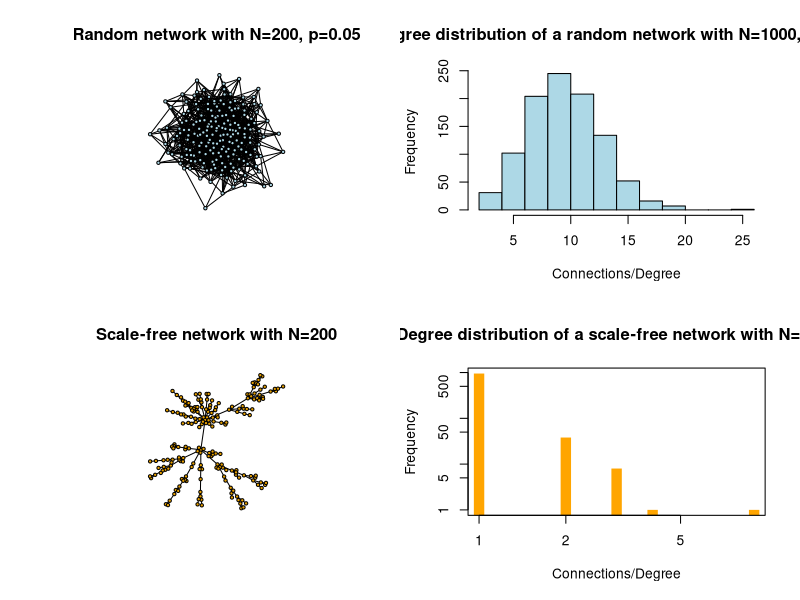

This figure's R source: (Note: this script raises an error after producing the figure.)
############################################################
##a script to make and plot some 
##written by Andreas Handel (ahandel@uga.edu), last change 10/25/16
############################################################
rm(list=ls()) #this clears the workspace to make sure no leftover variables are floating around. Not strictly needed
graphics.off(); #close all graphics windows
library(igraph)  #package that provides most of the graph/network functionality used here


#do a 4-panel plot
par(mfrow=c(2,2))

###################################################################
#random/Erdos-Renyi network
###################################################################
ER1 = erdos.renyi.game(200,0.05,type="gnp") #a random network with 100 nodes, 500 edges 
plot(ER1, vertex.label = NA, vertex.size = 5, edge.width=1, edge.color='black', vertex.color='lightblue',main='Random network with N=200, p=0.05') #plot network/graph

ER2 = erdos.renyi.game(1000,0.01,type="gnp") #a random network with 1000 nodes, 5000 edges - too big to plot, but decent size for calculating various metrics
ddrg=degree(ER2) #distribution of edges/connections/contacts for each vertex/node/person 
hist(ddrg,xlab='Connections/Degree',ylab='Frequency', freq = TRUE, main='Degree distribution of a random network with N=1000, p=0.01', col = 'lightblue')
cat("plot of degree distribution for a 1000 node random network \n")
cat("press `c' to continue \n")
#browser()

r1=graph.density(ER2) #The density of a graph is the ratio of the number of edges and the number of possible edges
r2=diameter(ER2) #The diameter of a graph is the length of the longest geodesic 
r3=radius(ER2) #The smallest eccentricity in a graph is called its radius 
r4=average.path.length(ER2) #average path length between nodes
r5=assortativity.degree(ER2,directed=FALSE) #The assortativity coeffcient is positive if similar vertices (based on some external property) tend to connect to each, and negative otherwise
r6=clique.number(ER2) #calculates the size of the largest clique(s)
#print(sprintf('Density: %f, Diameter: %f, Radius: %f, Average Path Length %f, Assortativity: %f, Size of larges clique: %f',r1,r2,r3,r4,r5,r6))
#cat("press `c' to continue \n")
#browser()

#--> Based on the specifications given when the network is created (the erdos.reny.game command), 
#--> compute the theoretically expected average number of links (see notes) and compare it with the actual number for a few networks
#theory.av=(1000-1)*0.01; real.av=mean(dd);

###################################################################
#create a scale-free network
###################################################################
SF1 <- barabasi.game(200,directed=FALSE) #a scale-free graph with 100 nodes
plot(SF1, vertex.label = NA, vertex.size = 5, edge.width=1, edge.color='black',main='Scale-free network with N=200') #plot network/graph)

SF2 <- barabasi.game(1000,directed=FALSE) #a scale-free graph with 1000 nodes - too big to plot, but decent size for calculating various metrics
ddsd=degree(SF2) #distribution of edges/connections/contacts for each vertex/node/person 
mydata_hist <- hist(ddsd, plot=FALSE)
plot(mydata_hist$counts,xlab='Connections/Degree',ylab='Frequency',  main='Degree distribution of a scale-free network with N=1000', col = 'orange', log ='xy',type='h', lwd=10, lend=1)
cat("plot of degree distribution for a 1000 node scale-free network \n")
cat("press `c' to continue \n")



browser()

r1=graph.density(SF2) #The density of a graph is the ratio of the number of edges and the number of possible edges
r2=diameter(SF2) #The diameter of a graph is the length of the longest geodesic 
r3=radius(SF2) #The smallest eccentricity in a graph is called its radius 
r4=average.path.length(SF2) #average path length between nodes
r5=assortativity.degree(SF2,directed=FALSE) #The assortativity coeffcient is positive if similar vertices (based on some external property) tend to connect to each, and negative otherwise
r6=clique.number(SF2) #calculates the size of the largest clique(s)
print(sprintf('Density: %f, Diameter: %f, Radius: %f, Average Path Length %f, Assortativity: %f, Size of larges clique: %f',r1,r2,r3,r4,r5,r6))
cat("press `c' to continue \n")
browser()

#--> try to adjust the size of the network and the way you plot the degree distribution such that you can clearly see the power-law dependency
#--> that's not completely straightforward since you need to figure out how to get something like a histogram with x and y axes on a log scale. 
#--> try to google it and figure it out
dd.hist=hist(dd); plot(dd.hist$mids,dd.hist$counts,log="xy")

###################################################################
#small-world network
###################################################################
WS1 <- watts.strogatz.game(1, 100, 2, 0.01) #a small-world network of size 100 
plot(WS1)
cat("plot of a 100 node Small-world-free network \n")
cat("press `c' to continue \n")
browser()


WS2 <- watts.strogatz.game(1, 1000, 2, 0.01) #a small-world network 
dd=degree(WS2) #distribution of edges/connections/contacts for each vertex/node/person 
hist(dd,xlab='connections',ylab='frequency')
cat("plot of degree distribution for a 1000 node small-world network \n")
cat("press `c' to continue \n")
browser()

r1=graph.density(WS2) #The density of a graph is the ratio of the number of edges and the number of possible edges
r2=diameter(WS2) #The diameter of a graph is the length of the longest geodesic 
r3=radius(WS2) #The smallest eccentricity in a graph is called its radius 
r4=average.path.length(WS2) #average path length between nodes
r5=assortativity.degree(WS2,directed=FALSE) #The assortativity coeffcient is positive if similar vertices (based on some external property) tend to connect to each, and negative otherwise
r6=clique.number(SF2) #calculates the size of the largest clique(s)
print(sprintf('Density: %f, Diameter: %f, Radius: %f, Average Path Length %f, Assortativity: %f, Size of larges clique: %f',r1,r2,r3,r4,r5,r6))
cat("press `c' to continue \n")
browser()

#--> try to compute the transitivity for this network (see slides for definition). See how it changes as you change the rewiring probability of the Watts-Strogatz network
transitivity(WS2)


###################################################################
#real data network
#you need to be online to get the data
###################################################################
RN=nexus.get(2) #download a Social network among faculty members at a UK university from http://nexus.igraph.org/
summary(RN)
plot(RN) 

#--> play around with this real network
#--> apply whatever you can think of from the functions above, others in igraph, or some of your own to this real network


